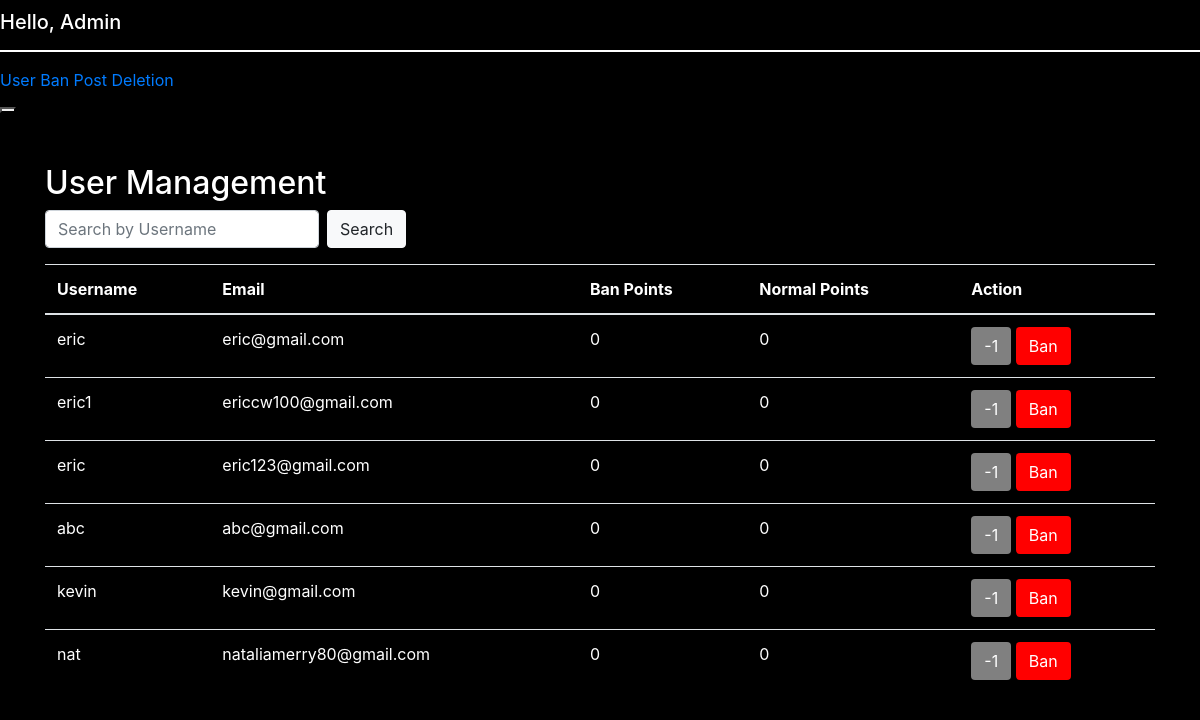
The app's page /adminpanelver7/userBan.php, older data.
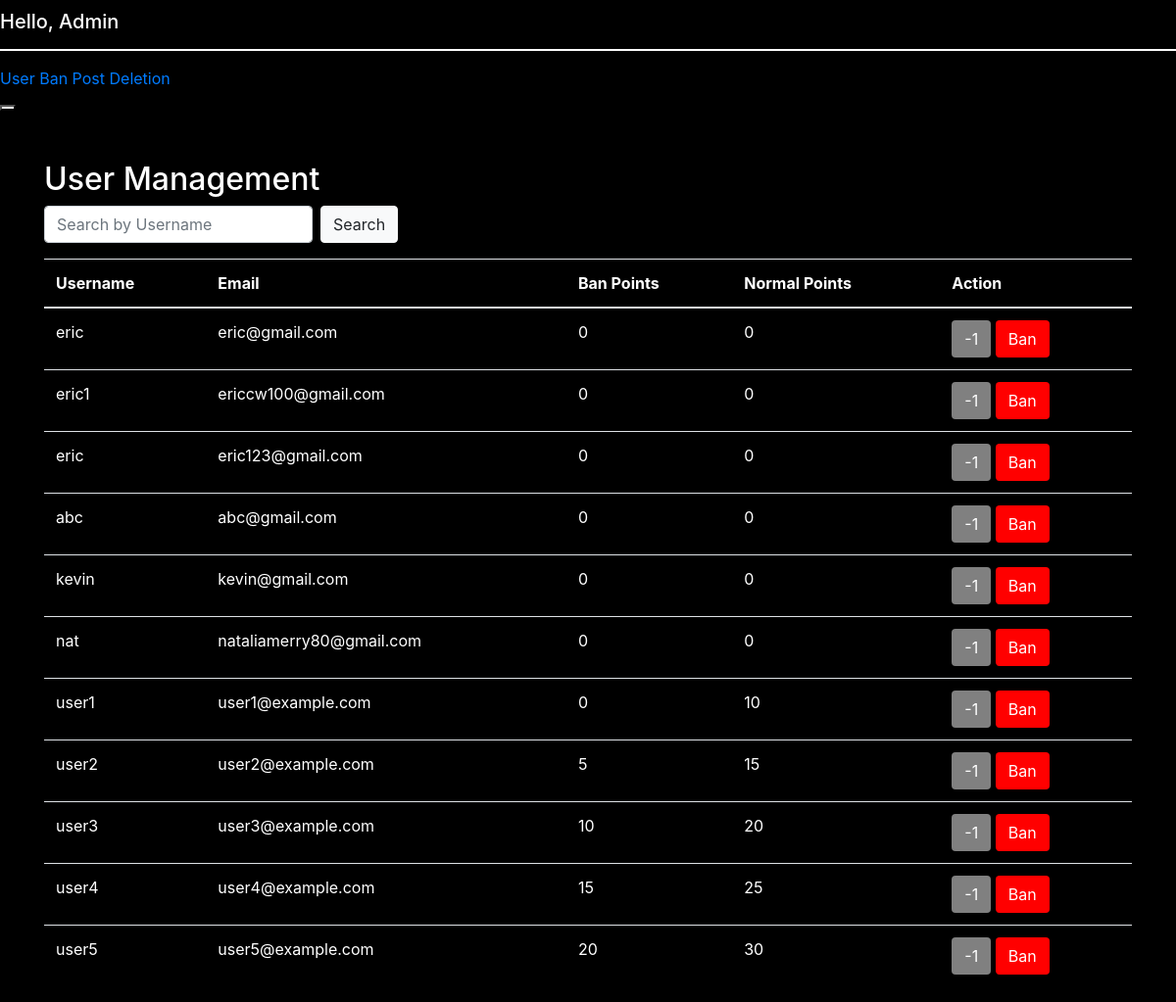
The same page, newer data.
### tables this page shows
CREATE TABLE `user` (
  `id` int(11) NOT NULL,
  `username` varchar(52) DEFAULT NULL,
  `email` varchar(52) DEFAULT NULL,
  `password` varchar(26) DEFAULT NULL,
  `description` varchar(100) DEFAULT NULL,
  `src` varchar(50) NOT NULL DEFAULT 'assets\\profileicon.png',
  `favoritsport` tinyint(1) NOT NULL DEFAULT 0,
  `favoritmakeup` tinyint(1) NOT NULL DEFAULT 0,
  `favoritkpop` tinyint(1) NOT NULL DEFAULT 0,
  `favorithairstyle` tinyint(1) NOT NULL DEFAULT 0,
  `favoritdrawing` tinyint(1) NOT NULL DEFAULT 0,
  `favoritbaking` tinyint(1) NOT NULL DEFAULT 0,
  `favoritcooking` tinyint(1) NOT NULL DEFAULT 0,
  `favoritcar` tinyint(1) NOT NULL DEFAULT 0,
  `favoritgame` tinyint(1) NOT NULL DEFAULT 0,
  `ban_points` int(11) DEFAULT 0,
  `normal_points` int(11) DEFAULT 0
);

### adminpanelver7/userBan.php (the view, shortened to what this page needs)
<?php
include_once "./config/dbconnect.php";
$search = isset($_GET['search']) ? $conn->real_escape_string($_GET['search']) : '';
$sql = "SELECT id, username, email, COALESCE(ban_points, 0) as ban_points, COALESCE(normal_points, 0) as normal_points
        FROM user
        WHERE username LIKE '%$search%'";
$result = $conn->query($sql);
?>
<!DOCTYPE html>
<html lang="en">
<head>
    <link rel="stylesheet" href="https://stackpath.bootstrapcdn.com/bootstrap/4.3.1/css/bootstrap.min.css">
</head>
<body>
<?php include_once "sidebar.php"; ?>
<div class="container mt-5">
    <h2>User Management</h2>
    <form class="form-inline mb-3">
        <input class="form-control mr-sm-2" type="text" placeholder="Search by Username" name="search">
        <button class="btn btn-light" type="submit">Search</button>
    </form>
    <table class="table">
        <thead>
        <tr>
            <th>Username</th>
            <th>Email</th>
            <th>Ban Points</th>
            <th>Normal Points</th>
            <th>Action</th>
        </tr>
        </thead>
        <tbody>
        <?php
        if ($result->num_rows > 0) {
            while ($row = $result->fetch_assoc()) {
                ?>
                <tr>
                    <td><?= $row['username'] ?></td>
                    <td><?= $row['email'] ?></td>
                    <td class="ban-points"><?= $row['ban_points'] ?></td>
                    <td class="normal-points"><?= $row['normal_points'] ?></td>
                    <td>
                        <button class="btn btn-subtract" onclick="subtractNormalPoint(<?= $row['id'] ?>)">-1</button>
                        <?php
                        if ($row['ban_points'] == 1) {
                            echo '<button class="btn btn-unban" onclick="updateBanStatus(' . $row['id'] . ', 0)">Unban</button>';
                        } else {
                            echo '<button class="btn btn-ban" onclick="updateBanStatus(' . $row['id'] . ', 1)">Ban</button>';
                        }
                        ?>
                    </td>
                </tr>
                <?php
            }
        } else {
            echo "<tr><td colspan='5'>No users found</td></tr>";
        }
        ?>
        </tbody>
    </table>
</div>
</body>
</html>

Row changes from the older to the newer data that the page shows:
added user: username "user1", email "user1@example.com", ban_points "0", normal_points "10"
added user: username "user2", email "user2@example.com", ban_points "5", normal_points "15"
added user: username "user3", email "user3@example.com", ban_points "10", normal_points "20"
added user: username "user4", email "user4@example.com", ban_points "15", normal_points "25"
added user: username "user5", email "user5@example.com", ban_points "20", normal_points "30"
